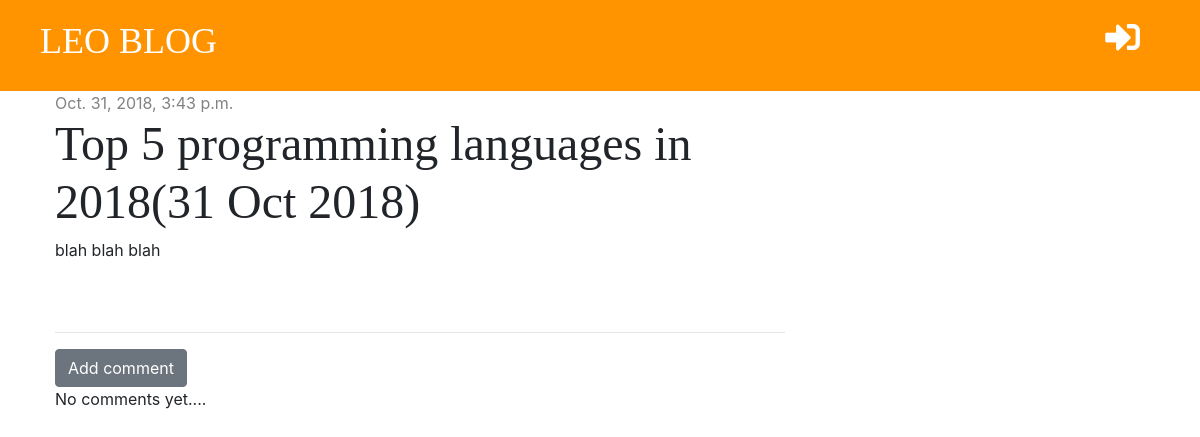
The app's page /post/2/ with its own data.
### blog/models.py (models this page shows, shortened)
class Post(models.Model):
    author = models.ForeignKey('auth.User', on_delete=models.CASCADE)
    title = models.CharField(max_length=200)
    text = models.TextField()
    created_date = models.DateTimeField(default=timezone.now)
    published_date = models.DateTimeField(blank=True, null=True)

### blog/views.py (the view)
# urls.py: path('post/<int:pk>/', views.post_detail, name='post_detail'),
def post_detail(request, pk):
    post = get_object_or_404(Post, pk=pk)
    stuff_for_frontend = {'post': post}
    return render(request, 'blog/post_detail.html', stuff_for_frontend)

### blog/templates/blog/post_detail.html (shortened to what this page needs)
{% extends 'blog/base.html' %}
{% block content %}
    <div class="post">
        {% if post.published_date %}
            <div class="date">
                {{ post.published_date }}
            </div>
        {% else %}
            <a href="{% url 'post_publish' pk=post.pk %}" class="btn btn-primary">Publish</a>
        {% endif %}
        <h1>{{ post.title }}</h1>
        <p>{{ post.text|linebreaksbr }}</p>
    </div>
    <hr>
    <a href="{% url 'add_comment_to_post' pk=post.pk %}" class="btn btn-secondary">Add comment</a>
    {% for comment in post.comments.all %}
        {% if user.is_authenticated or comment.approved %}
            <div class="comment">
                <div class="date">
                    {{ comment.created_date }}
                </div>
                {% if not comment.approved and user.is_superuser %}
                    <a href="{% url 'comment_approve' pk=comment.pk %}"><i class="fas fa-check"></i></a>
                    <a href="{% url 'comment_remove' pk=comment.pk%}"><i class="fas fa-trash"></i></a>
                {% endif %}
                    <strong>{{ comment.author }}</strong>
                    <p>{{ comment.text }}</p>
            </div>
        {% endif %}
    {% empty %}
            <p>No comments yet....</p>
    {% endfor %}
{% endblock %}

### blog/static/css/blog.css (style rules this page uses)
h1, h2, h3, h4 { font-family: 'tangerine', 'Inconsolata', 'Droid Sans', serif; font-size: 48px; }
.date { color: #828282; }
.post { margin-bottom: 70px; }

### records on screen
Post: published_date "Oct. 31, 2018, 3:43 p.m.", title "Top 5 programming languages in 2018(31 Oct 2018)", text "blah blah blah"
